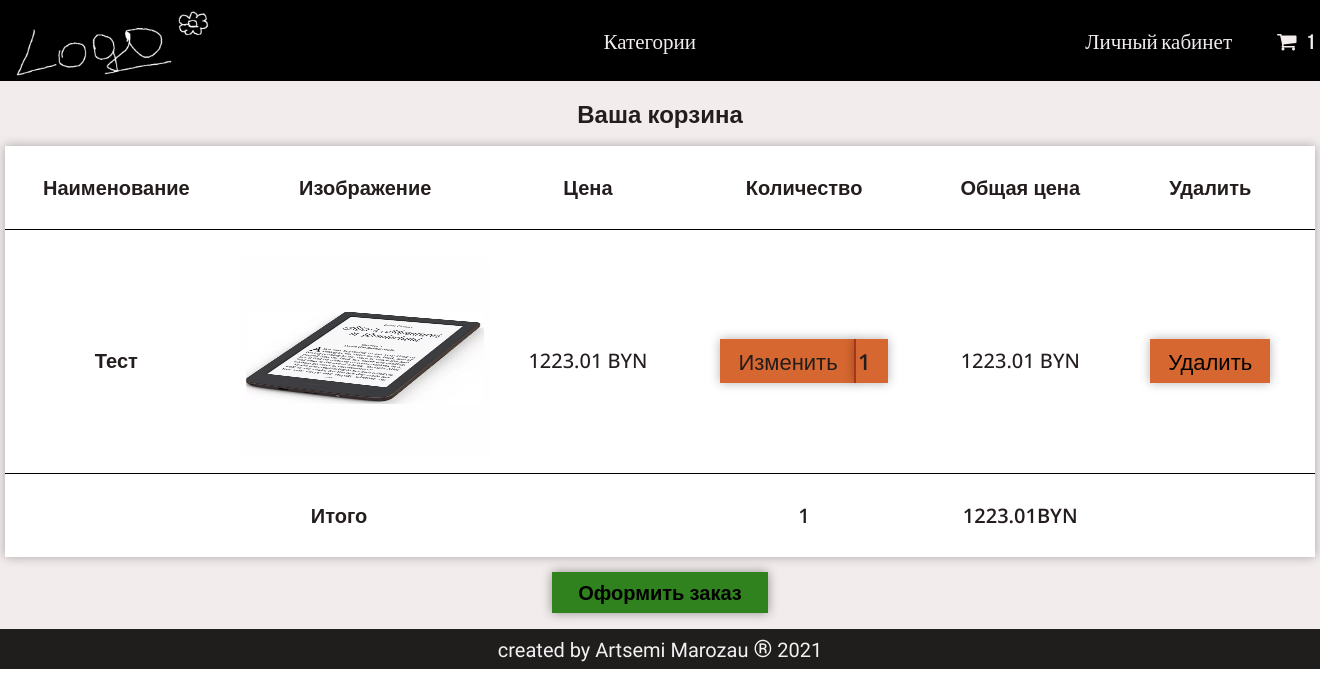
The app's page /cart/ (signed in) with its own data.
### app/models.py (models this page shows, shortened)
class Cart(models.Model):
    owner = models.ForeignKey('Customer', null=True, verbose_name='Владелец', on_delete=models.CASCADE)
    product = models.ManyToManyField(CartProduct, blank=True, related_name='related_cart')
    total_products = models.PositiveIntegerField(default=0)
    final_price = models.DecimalField(max_digits=9, default=0, decimal_places=2, verbose_name='Общая цена')
    in_order = models.BooleanField(default=False)
    for_anonymous_user = models.BooleanField(default=False)

class CartProduct(models.Model):
    user = models.ForeignKey('Customer', verbose_name='Покупатель', on_delete=models.CASCADE)
    cart = models.ForeignKey('Cart', verbose_name='Корзина', on_delete=models.CASCADE, related_name='related_product')
    content_type = models.ForeignKey(ContentType, on_delete=models.CASCADE)
    object_id = models.PositiveIntegerField()
    content_object = GenericForeignKey('content_type', 'object_id')
    qty = models.PositiveIntegerField(default=1)
    final_price = models.DecimalField(max_digits=9, decimal_places=2, verbose_name='Общая цена')

class Product(models.Model):
    class Meta:
        abstract = True
    category = models.ForeignKey(Category, verbose_name='Категория', on_delete=models.CASCADE)
    title = models.CharField(max_length=255, verbose_name='Наименование')
    slug = models.SlugField(unique=True)
    image = models.ImageField(verbose_name='Изображение')
    description = models.TextField(null=True, verbose_name='Описание')
    price = models.DecimalField(max_digits=9, decimal_places=2, verbose_name='Цена')
    def get_model_name(self):
        return self.__class__.__name__.lower()

class Ebook(Product):
    market_date = models.CharField(max_length=255, null=True, blank=True, verbose_name='Дата выхода на рынок')
    screen_size = models.CharField(max_length=255, null=True, blank=True, verbose_name='Размер экрана')
    screen_type = models.CharField(max_length=255, null=True, blank=True, verbose_name='Тип экрана')
    screen_technology = models.CharField(max_length=255, null=True, blank=True, verbose_name='Технология экрана')
    screen_resolution = models.CharField(max_length=255, null=True, blank=True, verbose_name='Разрешение экрана')
    os_version = models.CharField(max_length=255, null=True, blank=True, verbose_name='Версия операционной системы')
    ram = models.CharField(max_length=255, null=True, blank=True, verbose_name='Оперативная память')
    flash_memory = models.CharField(max_length=255, null=True, blank=True, verbose_name='Флэш-память')
    built_in_camera = models.CharField(max_length=255, null=True, blank=True, verbose_name='Встроенная камера')
    body_material = models.CharField(max_length=255, null=True, blank=True, verbose_name='Материал корпуса')
    body_color = models.CharField(max_length=255, null=True, blank=True, verbose_name='Цвет корпуса')
    width = models.CharField(max_length=255, null=True, blank=True, verbose_name='Ширина')
    length = models.CharField(max_length=255, null=True, blank=True, verbose_name='Длина')
    thickness = models.CharField(max_length=255, null=True, blank=True, verbose_name='Толщина')
    weight = models.CharField(max_length=255, null=True, blank=True, verbose_name='Вес')
    touch_screen = models.CharField(max_length=255, null=True, blank=True, verbose_name='Сенсорный экран')
    screen_backlight = models.CharField(max_length=255, null=True, blank=True, verbose_name='Подсветка экрана')
    support_txt_format = models.CharField(
        max_length=255, null=True, blank=True, verbose_name='Поддержка текстовых форматов'
    )
    support_photo_format = models.CharField(
        max_length=255, null=True, blank=True, verbose_name='Поддержка фото форматов'
    )
    support_audio_format = models.CharField(
        max_length=255, null=True, blank=True, verbose_name='Поддержка аудио форматов'
    )
    support_archive = models.CharField(max_length=255, null=True, blank=True, verbose_name='Поддержка архивов')
    support_video_format = models.CharField(
        max_length=255, null=True, blank=True, verbose_name='Поддержка видео форматов'
    )
    memory_card_support = models.CharField(max_length=255, null=True, blank=True, verbose_name='Поддержка карт памяти')
    sound_recording = models.CharField(max_length=255, null=True, blank=True, verbose_name='Запись звука')
    built_in_speaker = models.CharField(max_length=255, null=True, blank=True, verbose_name='Встроенный динамик')
    built_in_microphone = models.CharField(max_length=255, null=True, blank=True, verbose_name='Встроенный микрофон')
    bluetooth = models.CharField(max_length=255, null=True, blank=True, verbose_name='Bluetooth')
    audio_output = models.CharField(max_length=255, null=True, blank=True, verbose_name='Аудиовыход')
    wifi = models.CharField(max_length=255, null=True, blank=True, verbose_name='Wi-Fi')
    modem_3g = models.CharField(max_length=255, null=True, blank=True, verbose_name='3G-модем')
    usb = models.CharField(max_length=255, null=True, blank=True, verbose_name='USB')
    battery_type = models.CharField(max_length=255, null=True, blank=True, verbose_name='Тип аккумулятора')
    battery_capacity = models.CharField(max_length=255, null=True, blank=True, verbose_name='Емкость аккумулятора')
    battery_life = models.CharField(max_length=255, null=True, blank=True, verbose_name='Время автономной работы')
    charging_time = models.CharField(max_length=255, null=True, blank=True, verbose_name='Время зарядки')

### app/views.py (the view)
# urls.py: path('cart/', CartView.as_view(), name='cart'),
class CartView(CartMixin, View):
    def get(self, request, *args, **kwargs):
        categories = Category.objects.get_categories_for_category_menu()
        context = {
            'cart': self.cart,
            'categories': categories
        }
        return render(request, 'cart.html', context)

### app/mixins.py (called while the page is built)
    def dispatch(self, request, *args, **kwargs):
        if request.user.is_authenticated:
            customer = Customer.objects.filter(user=request.user).first()
            if not customer:
                customer = Customer.objects.create(
                    user=request.user
                )
            cart = Cart.objects.filter(owner=customer, in_order=False).first()
            if not cart:
                cart = Cart.objects.create(owner=customer)
        else:
            cart = Cart.objects.filter(for_anonymous_user=True).first()
            if not cart:
                cart = Cart.objects.create(for_anonymous_user=True)
        self.cart = cart
        return super().dispatch(request, *args, **kwargs)

### app/models.py (called while the page is built)
def get_models_for_count(*model_names):
    return [models.Count(model_name) for model_name in model_names]

    def get_queryset(self):
        return super().get_queryset()

    def get_categories_for_category_menu(self):
        models = get_models_for_count('notebook', 'smartphone', 'smartwatch', 'ebook')
        qs = list(self.get_queryset().annotate(*models))
        data = [
            dict(category=c, count=getattr(c, self.CATEGORY_NAME_COUNT_NAME[c.name]))
            for c in qs
        ]
        return data

    def get_absolute_url(self):
        return reverse('category_detail', kwargs={'slug': self.slug})

### app/templates/cart.html (shortened to what this page needs)
{% extends 'base.html' %}
{% block content %}
    <section class="cart">
        <div class="container cart__container">
            <h2 class="cart__your-cart">Ваша корзина {% if not cart.product.count %}пуста{% endif %}</h2>
            {% if cart.product.count %}
                <table class="cart__table">
                    <thead>
                        <tr class="cart__head">
                            <th class="cart__col-title">Наименование</th>
                            <th class="cart__col-img">Изображение</th>
                            <th class="cart__col-price">Цена</th>
                            <th class="cart__col-qty">Количество</th>
                            <th class="cart__col-total-price">Общая цена</th>
                            <th class="cart__col-delete">Удалить</th>
                        </tr>
                    </thead>
                    <tbody>
                        {% for item in cart.product.all %}
                            <tr>
                                <th class="fs-20 fw-600">{{ item.content_object.title }}</th>
                                <th>
                                    <img src="{{ item.content_object.image.url }}" alt="" class="products__image">
                                </th>
                                <th class="fs-20 fw-500">{{ item.content_object.price }} BYN</th>
                                <th>
                                    <form class="cart__form" action="{% url 'change_qty' ct_model=item.content_object.get_model_name slug=item.content_object.slug %}" method="POST">
                                        <input type="submit" value="Изменить" class="products__button cart__button">
                                        <input class="cart__qty" type="number" name="qty" min="1" value="{{ item.qty }}">
                                    </form>
                                </th>
                                <th class="fs-20 fw-500">{{ item.final_price }} BYN</th>
                                <th>
                                    <a class="cart__button" href="{% url 'delete_from_cart' ct_model=item.content_object.get_model_name slug=item.content_object.slug %}">
                                        <button class="products__button">Удалить</button>
                                    </a>
                                </th>
                            </tr>
                        {% endfor %}
                        <tr>
                            <th class="fs-20 fw-600" colspan="3">Итого</th>
                            <th class="fs-20 fw-600">{{ cart.total_products }}</th>
                            <th class="fs-20 fw-600">{{ cart.final_price }}BYN</th>
                        </tr>
                    </tbody>
                </table>
            <div class="cart__go-to-checkout">
                <a href="{% url 'checkout' %}">
                    <button class="products__button">Оформить заказ</button>
                </a>
            </div>
            {% endif %}
        </div>
    </section>
{% endblock %}

### app/templates/base.html (shortened to what this page needs)
<!DOCTYPE html>
<html lang="en">
<head>
    <link href="/static/css/reset_file.css" rel="stylesheet" type="text/css">
    <link href="/static/css/base.css" rel="stylesheet" type="text/css">
    <link href="/static/css/category_detail.css" rel="stylesheet" type="text/css">
    <link href="/static/css/product_detail.css" rel="stylesheet" type="text/css">
    <link href="/static/css/cart.css" rel="stylesheet" type="text/css">
    <link href="/static/css/checkout.css" rel="stylesheet" type="text/css">
    <link rel="stylesheet" href="https://cdnjs.cloudflare.com/ajax/libs/font-awesome/4.7.0/css/font-awesome.min.css">
</head>
<body>
    <section class="header">
        <div class="container">
            <ul class="header__list">
                <li class="header__item"><a href="/"><img src="/static/img/logo.png" class="logo header-logo" alt=""></a></li>
                <li class="header__item">
                    <div class="header__burger">
                        <p class="header__link">Категории</p>
                    </div>
                </li>
                <li class="header__item">
                    <ul class="header__list">
                        <li class="header__item"><a href="" class="header__link">Личный кабинет</a></li>
                        <li class="header__item"><a href="{% url 'cart' %}" class="header__link header__cart"><i class="fa fa-shopping-cart" aria-hidden="true"></i><span class="cart__count">{{ cart.product.count }}</span></a></li>
                    </ul>
                </li>
            </ul>
        </div>
    </section>
    {% block content %}{% endblock %}
    <section class="footer">
        <div class="container footer__container">
            <p class="footer__text">created by Artsemi Marozau <span class="footer__r">®</span> 2021</p>
        </div>
    </section>
</body>
</html>

### app/static/css/base.css (style rules this page uses)
.header { height: 81px; background-color: black; position: sticky; top: 0; z-index: 100; }
.logo { height: 81px; width: auto; cursor: pointer; }
.header__link { font-family: 'Bebas Neue', cursive; color: #F2ECEC; font-size: 21px; cursor: pointer; }
.header__list { display: flex; justify-content: space-between; align-items: center; }
.header__item { list-style-type: none; }
.header__cart { margin-left: 45px; }
.cart__count { padding-left: 10px; }
.footer { height: 40px; background-color: #201D1D; }
.footer__container { display: flex; align-items: center; justify-content: center; }
.footer__text { font-family: 'Teko', sans-serif; font-size: 20px; color: #F2F2F2; }
.footer__r { font-size: 24px; }

### app/static/css/category_detail.css (style rules this page uses)
.products__image { width: 250px; height: 200px; }
.products__button { font: inherit; background-color: transparent; }

### app/static/css/cart.css (style rules this page uses)
.cart { background-color: #F2ECEC; }
.cart__container { padding-bottom: 16px; font-family: 'Open Sans', sans-serif; color: #241D1D; }
.cart__your-cart { padding-top: 16px; text-align: center; font-size: 24px; }
.cart__table { width: 100%; font-weight: normal; border-collapse: collapse; background-color: white; box-shadow: 0 0 10px rgba(0,0,0,0.3); margin-top: 16px; }
.cart__table tr { border-bottom: 0.5px black solid; }
.cart__table tr th { padding: 28px 0 10px 0; }
.cart__table tr:last-child th { padding: 28px 0; }
.cart__table tbody tr:last-child { border-bottom: none; }
.cart__head { font-weight: 600; font-size: 20px; }
.cart__col-title { width: 17%; }
.cart__col-img { width: 21%; }
.cart__col-price { width: 13%; }
.cart__col-qty { width: 20%; }
.cart__col-total-price { width: 13%; }
.cart__col-delete { width: 16%; }
.cart__qty { margin-left: -6px; border-left: 2px #A4341B solid; padding: 7px 0 7px 0; text-align: center; background: #D76730; width: 32px; font-size: 22px; font-weight: 600; font-family: 'Open Sans', sans-serif; color: #241D1D; box-shadow: 0 0 10px rgba(0,0,0,0.3); }
.cart__button { font-size: 22px; padding: 7px 18px 7px 18px; background: #D76730; box-shadow: 0 0 10px rgba(0,0,0,0.3); color: #241D1D; font-weight: 500; }
.fs-20 { font-size: 20px; }
.fw-500 { font-weight: 500; }
.fw-600 { font-weight: 600; }
.cart__go-to-checkout { display: flex; justify-content: center; align-items: center; background-color: #30821E; padding: 7px 18px 7px 18px; font-size: 20px; font-weight: 600; width: 180px; margin: 15px auto 0 auto; box-shadow: 0 0 10px rgba(0,0,0,0.4); }

### records on screen
Cart: product.count "1", total_products "1", final_price "1223.01"
CartProduct: content_object "Тест", content_object.image (picture), content_object.price "1223.01", qty "1", final_price "1223.01"
